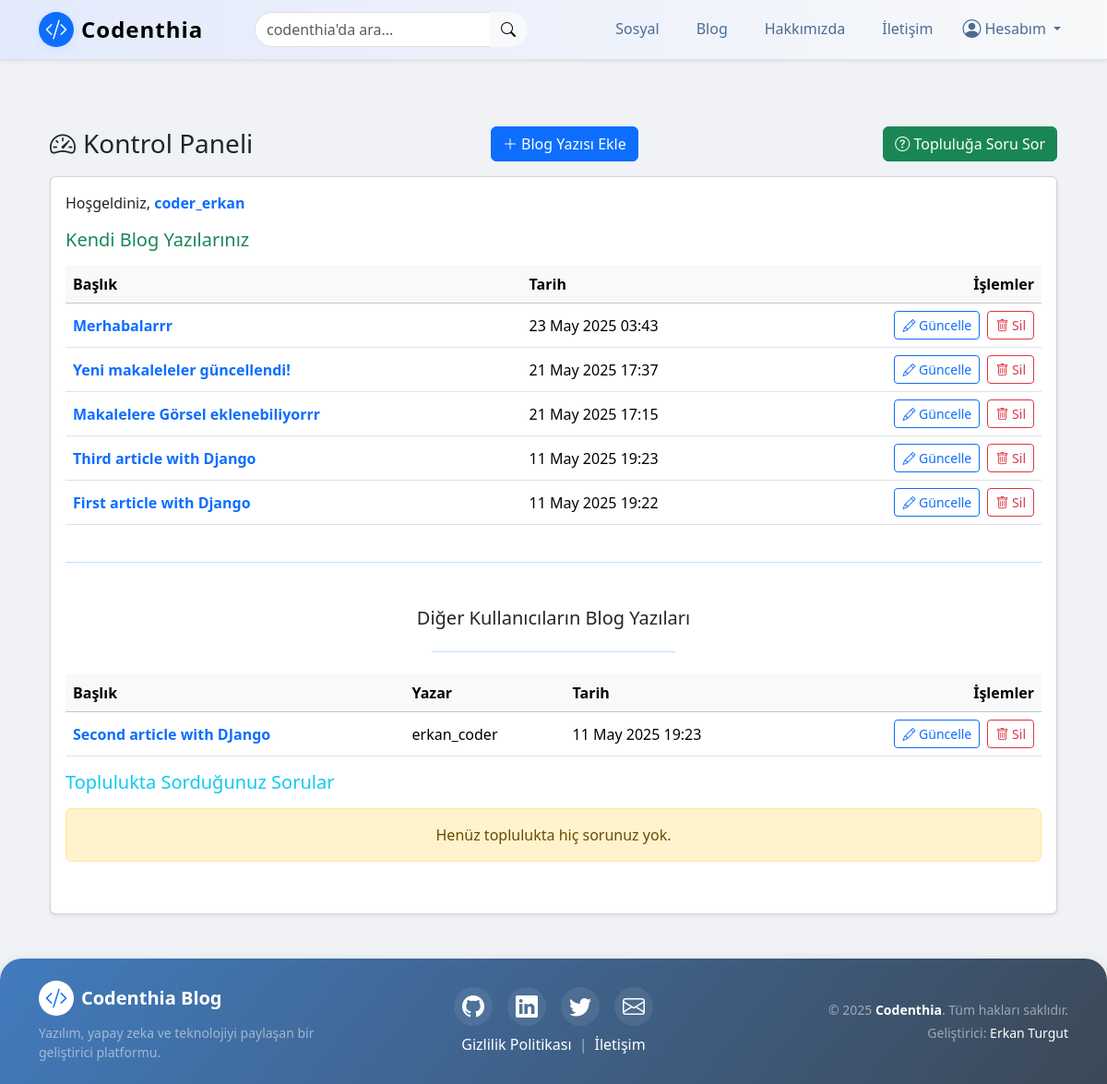
/articles/dashboard/ (signed in), run on an earlier commit of the app's database.
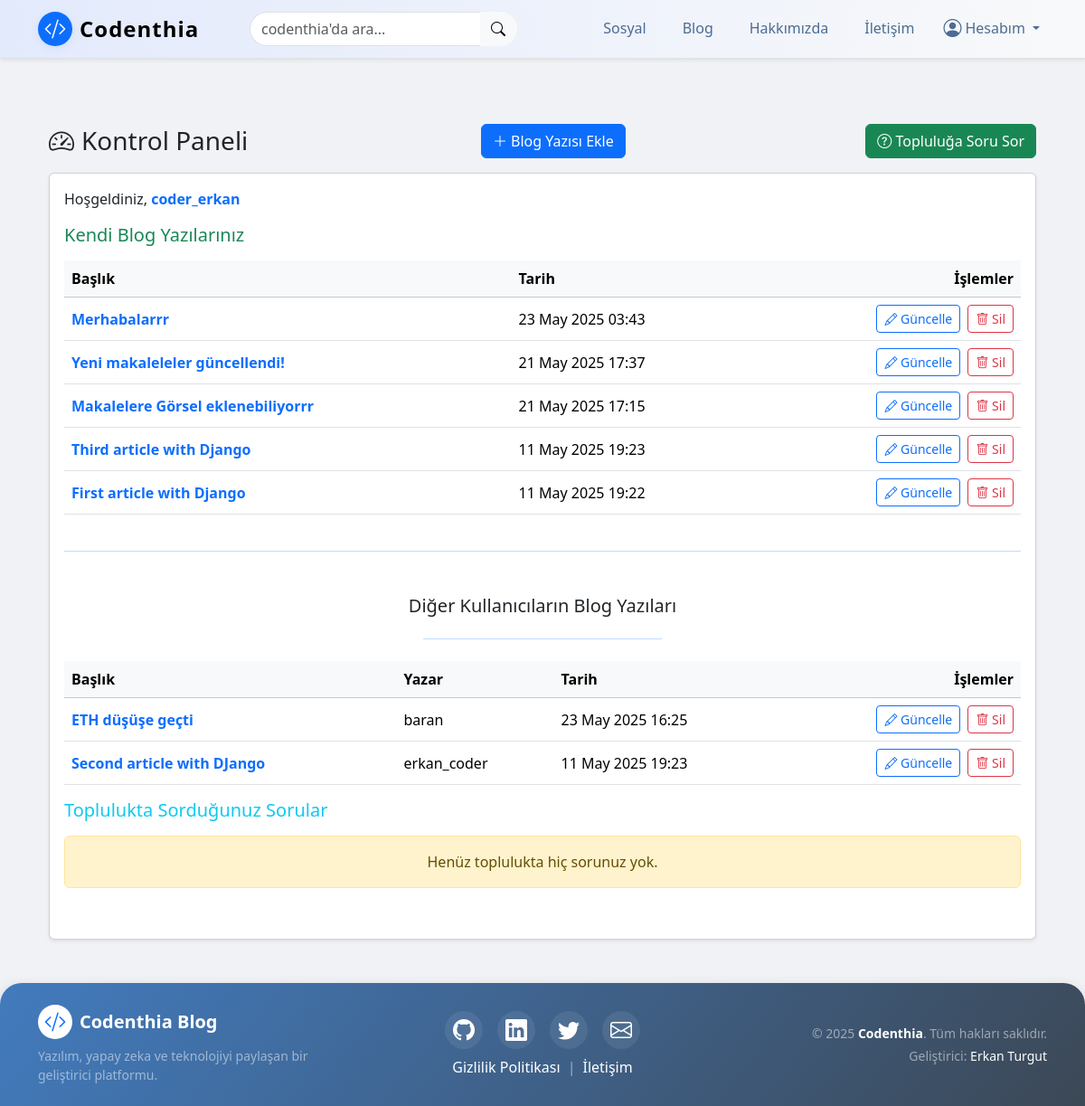
And on a later commit of the database.
### article/models.py (models this page shows, shortened)
class Article(models.Model):
    author = models.ForeignKey("auth.User", on_delete=models.CASCADE , verbose_name="Yazar")  # Bu alan, yazının yazarını (kullanıcıyı) temsil eder ve yazar silindiğinde yazıları da silinir
    title = models.CharField(max_length=50, verbose_name="Başlık") # Bu alan, yazının başlığını temsil eder ve maksimum 50 karakterlik bir metin alır
    content = RichTextField(verbose_name="İçerik") # Bu alan, yazının içeriğini temsil eder ve metin içerikleri için kullanılır
    created_date = models.DateTimeField(auto_now_add=True , verbose_name="Oluşturulma Tarihi") # Bu alan, yazının oluşturulma tarihini otomatik olarak ekler
    image = models.ImageField(upload_to='article_images/', null=True, blank=True)  # <-- yeni alan
    class Meta:
        ordering = ['-created_date'] # Bu kod, yazıları tarihe göre sıralar

### article/views.py (the view)
# urls.py: path('dashboard/', views.dashboard, name="dashboard"), # Bu kod, kontrol paneli sayfasını temsil eder ve dashboard fonksiyonunu çağırır
@login_required(login_url="user:login")
def dashboard(request):
    user_articles = Article.objects.filter(author=request.user).order_by('-created_date')
    other_articles = Article.objects.none()
    if request.user.is_superuser or request.user.is_staff:
        other_articles = Article.objects.exclude(author=request.user).order_by('-created_date')
    if request.user.is_superuser or request.user.is_staff:
        user_questions = CommunityQuestion.objects.all().order_by('-created_date')
    else:
        user_questions = CommunityQuestion.objects.filter(user=request.user).order_by('-created_date')
    return render(request, 'dashboard.html', {
        'user_articles': user_articles,
        'other_articles': other_articles,
        'user_questions': user_questions,
    })

### templates/dashboard.html (shortened to what the changed rows need)
{% extends "layout.html" %} {% block body %}
<div class="container my-5">
    <div class="card shadow-sm">
        <div class="card-body">
            <div class="table-responsive mb-4">
                {% if user_articles %}
                <table class="table table-hover align-middle">
                    <thead class="table-light">
                        <tr>
                            <th>Başlık</th>
                            <th>Tarih</th>
                            <th class="text-end">İşlemler</th>
                        </tr>
                    </thead>
                    <tbody>
                        {% for article in user_articles %}
                        <tr>
                            <td class="fw-semibold"> <a class="text-decoration-none " href="{% url 'article:detail' article.id %}">{{ article.title }}</a>
                            </td>
                            <td>{{ article.created_date|date:"d M Y H:i" }}</td>
                            <td class="text-end">
                                <a href="{% url 'article:update' article.id %}" class="btn btn-sm btn-outline-primary me-1">
                                    <i class="bi bi-pencil"></i> Güncelle
                                </a>
                                <a href="{% url 'article:delete' article.id %}" class="btn btn-sm btn-outline-danger" onclick="return confirm('Silmek istediğinize emin misiniz?');">
                                    <i class="bi bi-trash"></i> Sil
                                </a>
                            </td>
                        </tr>
                        {% endfor %}
                    </tbody>
                </table>
                {% else %}
                <div class="alert alert-danger text-center" role="alert">
                    Henüz blog yazınız yok.
                </div>
                {% endif %}
            </div>
            {% if request.user.is_superuser or request.user.is_staff %}
            <div class="table-responsive">
                {% if other_articles %}
                <table class="table table-hover align-middle">
                    <thead class="table-light">
                        <tr>
                            <th>Başlık</th>
                            <th>Yazar</th>
                            <th>Tarih</th>
                            <th class="text-end">İşlemler</th>
                        </tr>
                    </thead>
                    <tbody>
                        {% for article in other_articles %}
                        <tr>
                            <td class="fw-semibold"> <a class="text-decoration-none " href="{% url 'article:detail' article.id %}">{{ article.title }}</a>
                            </td>
                            <td>{{ article.author }}</td>
                            <td>{{ article.created_date|date:"d M Y H:i" }}</td>
                            <td class="text-end">
                                <a href="{% url 'article:update' article.id %}" class="btn btn-sm btn-outline-primary me-1">
                                    <i class="bi bi-pencil"></i> Güncelle
                                </a>
                                <a href="{% url 'article:delete' article.id %}" class="btn btn-sm btn-outline-danger" onclick="return confirm('Silmek istediğinize emin misiniz?');">
                                    <i class="bi bi-trash"></i> Sil
                                </a>
                            </td>
                        </tr>
                        {% endfor %}
                    </tbody>
                </table>
                {% else %}
                <div class="alert alert-info text-center" role="alert">
                    Diğer kullanıcıların blog yazıları yok.
                </div>
                {% endif %}
            </div>
            {% endif %}
        </div>
    </div>
</div>
{% endblock %}

What changed in the data, as far as the page shows it:
added Article: title "ETH düşüşe geçti", author "baran", created_date "23 May 2025 16:25", shown under "Diğer Kullanıcıların Blog Yazıları"
